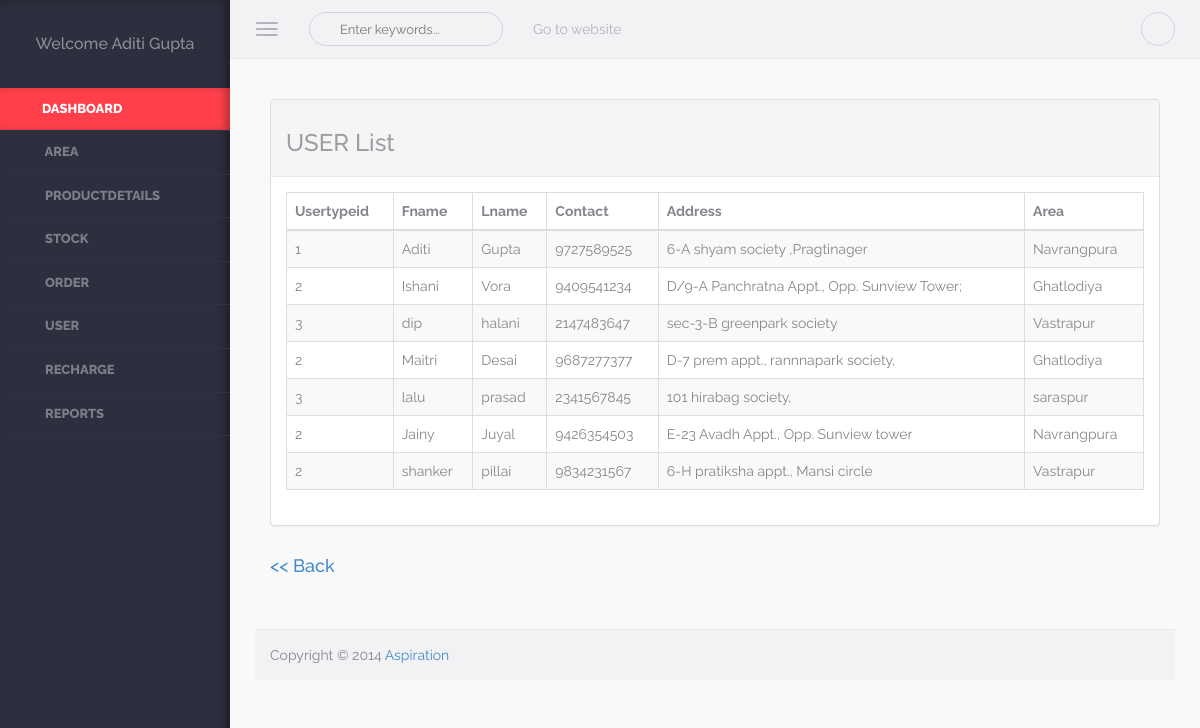
Page /admin/display_user.php (signed in) on the committed database.
### tables this page shows
CREATE TABLE `user` (
  `Userid` int(5) NOT NULL,
  `Username` varchar(50) NOT NULL,
  `Password` varchar(8) NOT NULL,
  `Usertypeid` int(5) NOT NULL,
  `Fname` varchar(50) NOT NULL,
  `Lname` varchar(50) NOT NULL,
  `Mobileno` bigint(10) NOT NULL,
  `Address` varchar(100) NOT NULL,
  `Areaid` int(5) NOT NULL,
  `Email` varchar(50) NOT NULL,
  `DOB` date NOT NULL,
  `DOL` datetime NOT NULL,
  `Visitcnt` int(5) NOT NULL,
  `Isauthenticate` bit(1) NOT NULL
);

CREATE TABLE `area` (
  `Areaid` int(5) NOT NULL,
  `Areaname` varchar(50) NOT NULL,
  `Isdisplay` bit(1) NOT NULL
);

### Class/User.php (called while the page is built, shortened)
<?php
class User
{
	public function display1($uid)
	{
			$conn=new mysqli("localhost","root","","db_alboutveggies");
			$qry="SELECT Fname,Lname,Mobileno,Address,Email FROM User WHERE Userid=".$uid;
			$data=mysqli_query($conn,$qry);
			return $data;
				}
	public function select1()
	{
			$conn=new mysqli("localhost","root","","db_alboutveggies");
			$qry="SELECT User.Usertypeid,User.Fname,User.Lname,User.Mobileno,User.Address,Area.Areaname FROM User,Area WHERE User.Areaid=Area.Areaid";
			$data=mysqli_query($conn,$qry);
			return $data;
	}
}
?>

### admin/display_user.php (the view, shortened to what this page needs)
<?php
	include_once("header.php");
?>
<div class="warper container-fluid">
<?php
include_once("../class/User.php");
$obj=new User();
$rec=$obj->select1();
$data="<body><div class='warper container-fluid'>
                <div class='panel panel-default'>
                    <div class='panel-heading'><h3>USER List</h3></div>
                    <div class='panel-body'>
<table cellpadding=0 cellspacing=0 border=0 class='table table-striped table-bordered' id=basic-datatable>
                            <thead>
                                <tr>
									<th>Usertypeid</th>
									<th>Fname</th>
									<th>Lname</th>
                                    <th>Contact</th>
									<th>Address</th>
									<th>Area</th>
                                </tr>
                            </thead><tbody>";
while($result=mysqli_fetch_array($rec))
{
	$data.="<tr class='odd gradeX'><td>".$result[0]."</td><td>".$result[1]."</td><td>".$result[2]."</td><td>".$result[3]."</td><td>".$result[4]."</td><td>".$result[5]."</td></tr>";
}
$data.="</tbody></table></div>
                </div></body>";
echo $data;
?>
 <a href='index.php' ><h4>&lt;&lt;&nbsp;Back</h4></a>
        </div>
           			<?php
	include_once("footer.php");
?>
</body>
</html>

### admin/header.php (shortened to what this page needs)
<!DOCTYPE html>
<html lang="en">
<head>
    <link rel="stylesheet" href="assets/css/plugins/typeahead/typeahead.css" />
    <link rel="stylesheet" href="assets/css/switch-buttons/switch-buttons.css" />
	<link rel="stylesheet" href="assets/css/bootstrap/bootstrap.css" />
    <link rel="stylesheet" href="assets/css/fontawesome/font-awesome.css" />
    <link rel="stylesheet" href="assets/css/plugins/bootstrap-tagsinput/bootstrap-tagsinput.css" />
    <link rel="stylesheet" href="assets/css/plugins/bootstrap-chosen/chosen.css" />
    <link rel="stylesheet" href="assets/css/plugins/bootstrap-datetimepicker/bootstrap-datetimepicker.css" />
    <link rel="stylesheet" href="assets/css/plugins/calendar/calendar.css" />
    <link rel="stylesheet" href="assets/css/app/app.v1.css" />
</head>
<body >
<?php
		include_once("../class/User.php");
	$obj=new User();
	$Uid=$_SESSION["uid"];
$Utid=$_SESSION["utid"];
	$rec=$obj->display1($Uid);
$data="	<aside class='left-panel'>
            <div class='user text-center'>";
	if($result=mysqli_fetch_array($rec))
	{
				$data.="<h4 class='user-name'>Welcome ".$result[0]."&nbsp;".$result[1]."</h4>";
	}
	$data.="</div>
	<nav class='navigation'>
            	<ul class='list-unstyled'>
                	<li class='active'><a href='index.php'><i class='fa fa-bookmark-o'></i><span class='nav-label'>Dashboard</span></a></li>
               ";
    if($Utid==1)
	{
       $data.="
                    <li class='has-submenu'><a href='#'><i class='fa fa-map-marker'></i> <span class='nav-label'>Area</span></a>
                    	<ul class='list-unstyled'>
						<li><a href='edit_area.php'>Add Area</a></li>
                        	<li><a href='display_area.php'>Area</a></li>
							                         </ul>
                    </li>
					<li class='has-submenu'><a href='#'><i class='fa fa-file-text-o'></i> <span class='nav-label'>Productdetails</span></a>
                    	<ul class='list-unstyled'>
						<li><a href='edit_category.php'>Add category</a></li>
						<li><a href='display_category.php'>Category</a></li>
						<li><a href='edit_product.php'>Add product</a></li>
						<li><a href='display_productcategory.php'>Product</a></li>
                            </ul>
					</li>
					<li class='has-submenu'><a href='#'><i class='fa fa-file-text-o'></i> <span class='nav-label'>Stock</span></a>
                    	<ul class='list-unstyled'>
						<li><a href='edit_measuretype.php'>Add Measuretype</a></li>
						<li><a href='display_measuretype.php'>Measuretype</a></li>
						<li><a href='edit_stock.php'>Add Stock</a></li>
						<li><a href='display_stock.php'>Stock</a></li>
						</ul>
					</li>
					<li class='has-submenu'><a href='#'><i class='fa fa-file-text-o'></i> <span class='nav-label'>Order</span></a>
                    	<ul class='list-unstyled'>
						<li><a href='display_order.php'>Order</a></li>
                            <li><a href='display_orderdetail.php'>Orderdetail</a></li>
                            <li><a href='display_orderstatus.php'>Orderstatus</a></li>
<li><a href='todayorderA.php'>Today Order</a></li>
							</ul>
					</li>
					<li class='has-submenu'><a href='display_user.php'><i class='fa fa-users'></i> <span class='nav-label'>User</span></a>
                    						</li>
				<li class='has-submenu'><a href='display_recharge.php'><i class='fa fa-money'></i> <span class='nav-label'>Recharge</span></a>
                    	</li>
					<li class='has-submenu'><a href='report.php'><i class='fa fa-users'></i> <span class='nav-label'>Reports</span></a>
                    						</li>
				";
	}
	else
	{
	$data.="	<li class='has-submenu'><a href='todayorderS.php'><i class='fa fa-child'></i> <span class='nav-label'>Today Order</span></a>
                    						</li>
				<li class='has-submenu'><a href='myorder.php'><i class='fa fa-child'></i> <span class='nav-label'>Past Order</span></a>
                    	</li>";
	}
	 $data.="    </ul>
            </nav>
    </aside>";
	echo $data;
  ?>
    <section class="content">
        <header class="top-head container-fluid">
            <button type="button" class="navbar-toggle pull-left">
                <span class="icon-bar"></span>
                <span class="icon-bar"></span>
                <span class="icon-bar"></span>
            </button>
            <form role="search" class="navbar-left app-search pull-left hidden-xs">
              <input type="text" placeholder="Enter keywords..." class="form-control form-control-circle">
         	</form>
            <nav class=" navbar-default hidden-xs" role="navigation">
                <ul class="nav navbar-nav">
                <li><a href="../website/index.php">Go to website</a></li>
              </ul>
            </nav>
            <ul class="nav-toolbar">
            	                <li class="dropdown"><a href="#" data-toggle="dropdown"><i class="fa fa-ellipsis-v"></i></a>
                </li>
            </ul>
        </header>

### admin/assets/css/app/app.v1.css (style rules this page uses)
body { background-color:#f9f9f9; color:#85868d; font-family: 'Raleway', sans-serif; position:relative; }
body, html { overflow-x:hidden; }
aside.left-panel { background-color:#2b2f3e; width:230px; position:fixed; padding:25px 0px; box-shadow:inset -5px 0px 8px rgba(0,0,0,0.3); height:100%; top:0px; left:0px; }
.user { margin-bottom:35px; }
.user h4.user-name { color:#8e909a; font-size:16px; }
.navigation { margin:20px 0px; }
.navigation > ul > li { position:relative; }
.navigation > ul > li.has-submenu:after { content:"\f105"; font-family: 'FontAwesome'; display:inline-block; position:absolute; color:#7a7e8a; right:15px; transition: all 0.4s; -moz-transition: all 0.4s; -webkit-transition: all 0.4s; -o-transition: all 0.4s; top:10px; visibility:hidden; }
.navigation > ul > li > a { display:block; padding:12px 25px; color:#7a7e8a; text-transform:uppercase; font-size:13px; text-decoration:none; font-weight:800; border-bottom:1px solid #2f3444; transition: all 0.4s; -moz-transition: all 0.4s; -webkit-transition: all 0.4s; -o-transition: all 0.4s; }
.navigation > ul > li:hover > a, .navigation > ul > li.active:hover > a, .navigation > ul > li.active > a { color:#fff; background-color: #ff404b; -webkit-box-shadow: inset -6px 0 8px -2px rgba(0,0,0,0.3); box-shadow: inset -6px 0 8px -2px rgba(0,0,0,0.3); }
.navigation ul li a i { margin-right:6px; font-size:14px; }
header { background-color:#f2f2f4; border-bottom:1px solid #ececee; padding-top:4px; padding-bottom:4px; }
.navbar-toggle { margin:8px 20px 8px 0px; display:block; padding-left:0px; }
.navbar-toggle .icon-bar { background-color:#b3b3be; }
.app-search { position:relative; margin-top:8px; margin-bottom:8px; margin-right:15px; }
.app-search .form-control, .app-search .form-control:focus { border:1px solid #d3d3db; font-size:13px; color:#c4c4cd; padding-left:30px; background:none; box-shadow:none; }
.app-search:before { content:"\f002"; position:absolute; left:12px; font-family: FontAwesome; cursor:pointer; top:7px; color:#c4c4cd; display:inline-block; }
header .navbar-default .navbar-nav > li > a { color:#b3b3be; }
.nav-toolbar { margin:8px 0px; float:right; }
.nav-toolbar > li { padding:0px; display:inline-block; margin-left:5px; position:relative; list-style:none; }
.nav-toolbar > li > a { color:#d3d3db; font-size:18px; border:1px solid #d3d3db; border-radius:50px; height:34px; width:34px; text-align:center; display:block; padding:4px; }
.content { margin-left:230px; }
.content > .container-fluid { padding-left:25px; padding-right:25px; }
.warper { padding-top:20px; padding-bottom:20px; min-height:550px; }
.btn-circle, .form-control-circle, .btn-group .btn-circle:first-child:not(:last-child):not(.dropdown-toggle) { border-radius:50px; }
.panel { margin-bottom:30px; }
.panel-heading { font-weight:700; }
.panel-default > .panel-heading, .panel-default > .panel-footer { border-color: #e8e8eb; box-shadow:none; }
.panel-default > .panel-heading, .btn-default { color:#9D9EA5; }

### rows in the picture
user: Fname "Aditi", Lname "Gupta", Usertypeid "1", Mobileno "9727589525", Address "6-A shyam society ,Pragtinager", Areaid.Areaname "Navrangpura"
user: Usertypeid "2", Fname "Ishani", Lname "Vora", Mobileno "9409541234", Address "D/9-A Panchratna Appt., Opp. Sunview Tower;", Areaid.Areaname "Ghatlodiya"
user: Usertypeid "3", Fname "dip", Lname "halani", Mobileno "2147483647", Address "sec-3-B greenpark society", Areaid.Areaname "Vastrapur"
user: Usertypeid "2", Fname "Maitri", Lname "Desai", Mobileno "9687277377", Address "D-7 prem appt., rannnapark society,", Areaid.Areaname "Ghatlodiya"
user: Usertypeid "3", Fname "lalu", Lname "prasad", Mobileno "2341567845", Address "101 hirabag society,", Areaid.Areaname "saraspur"
user: Usertypeid "2", Fname "Jainy", Lname "Juyal", Mobileno "9426354503", Address "E-23 Avadh Appt., Opp. Sunview tower", Areaid.Areaname "Navrangpura"
user: Usertypeid "2", Fname "shanker", Lname "pillai", Mobileno "9834231567", Address "6-H pratiksha appt., Mansi circle", Areaid.Areaname "Vastrapur"
